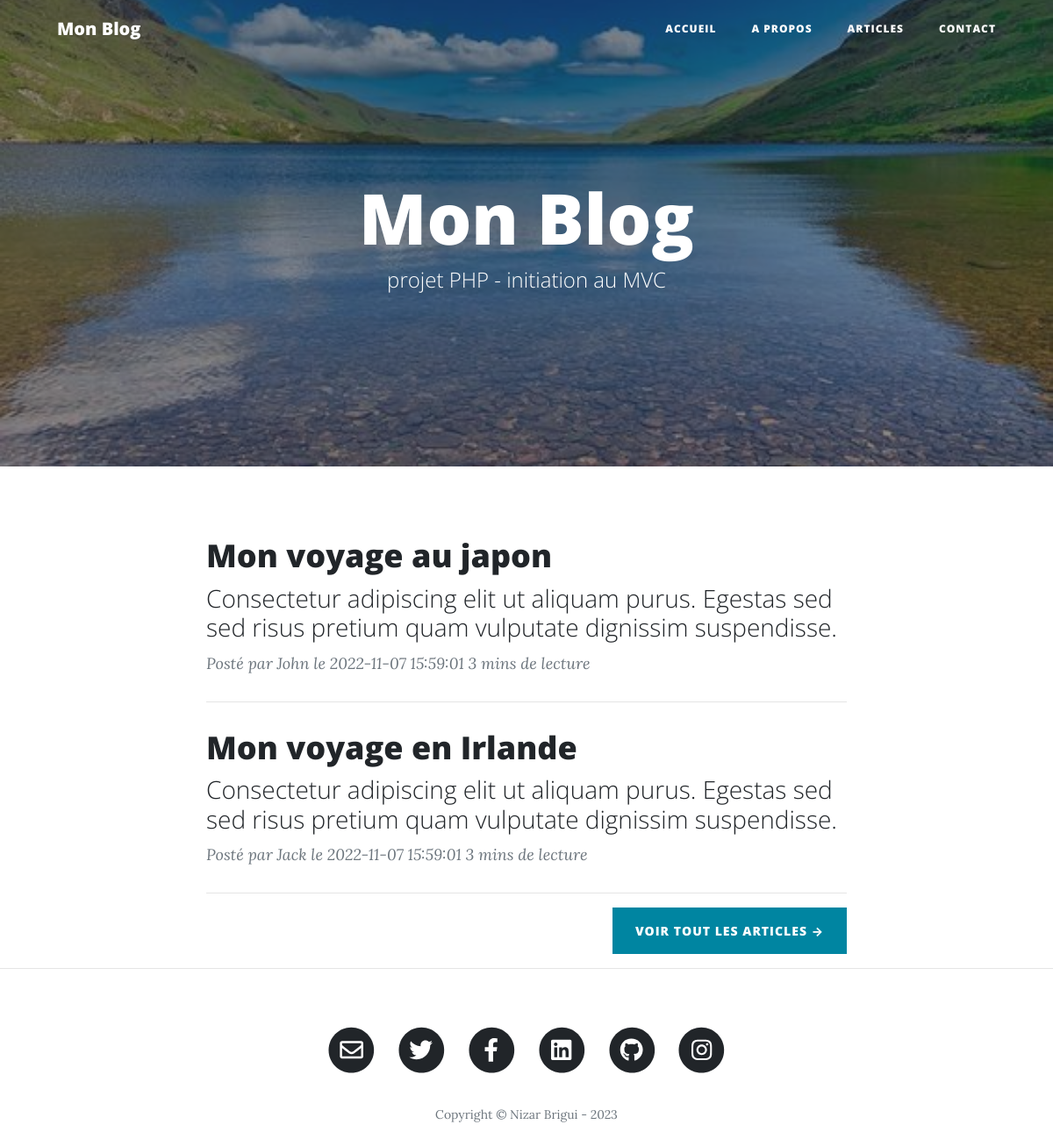
Before: / with the older database file.
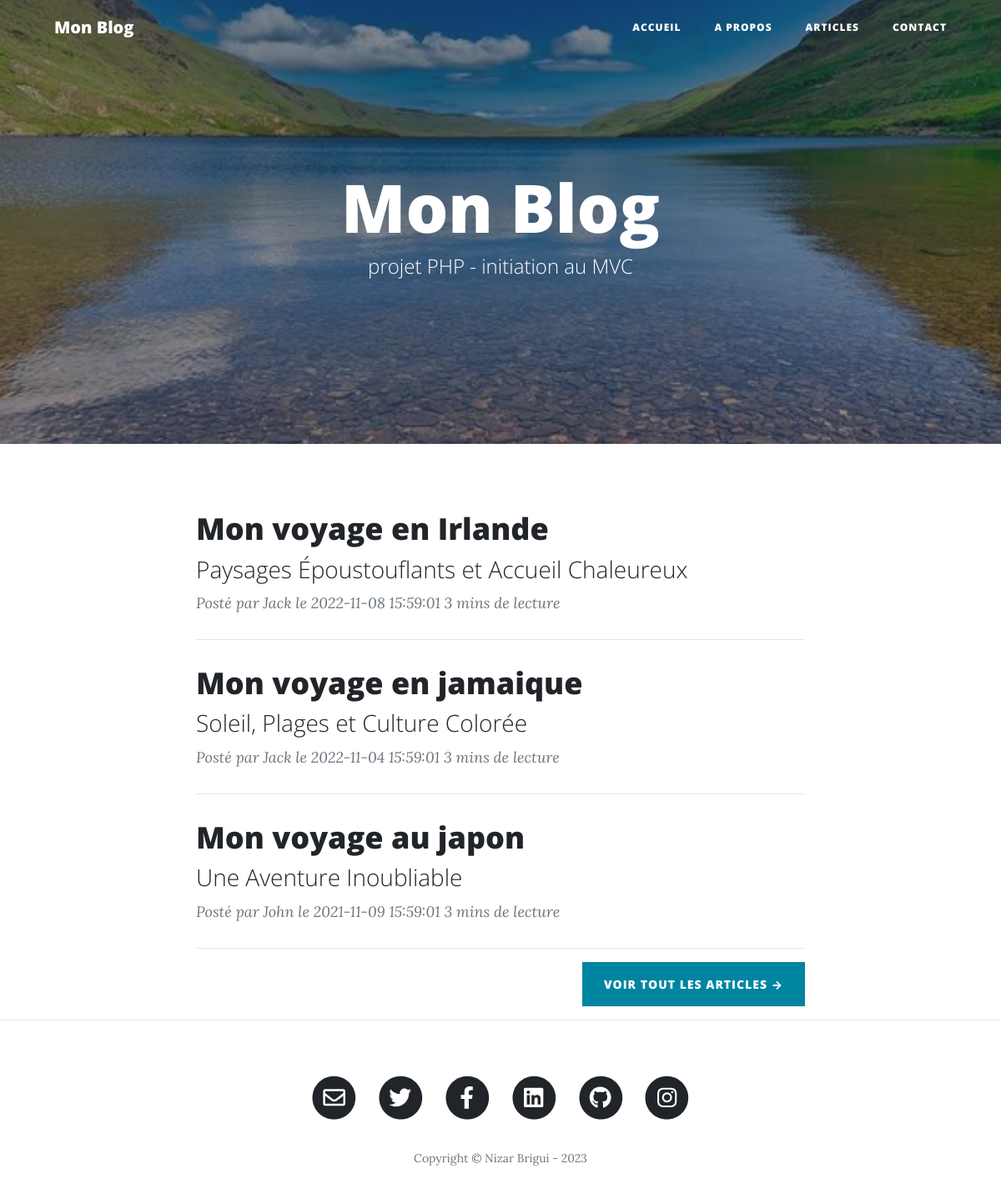
After: the same page with the newer database file.
### tables this page shows
CREATE TABLE `articles` (
  `id` int NOT NULL,
  `title` varchar(255) NOT NULL,
  `slug` varchar(255) NOT NULL,
  `description` text NOT NULL,
  `content` text NOT NULL,
  `shortDescription` text NOT NULL,
  `createdAt` datetime NOT NULL,
  `updatedAt` datetime NOT NULL,
  `author` int NOT NULL
);

CREATE TABLE `users` (
  `id` int NOT NULL,
  `email` varchar(255) NOT NULL,
  `password` text NOT NULL,
  `firstname` varchar(255) DEFAULT NULL,
  `lastname` varchar(255) DEFAULT NULL,
  `createdAt` datetime NOT NULL DEFAULT CURRENT_TIMESTAMP,
  `updatedAt` datetime NOT NULL DEFAULT CURRENT_TIMESTAMP
);

### src/Core/Container.php (called while the page is built, shortened)
<?php
class Container
{
    protected array $services;
    static public function boot(): Container
    {
        $container = new Container();
        return $container
            ->add('ROOT_DIR', __DIR__ . '/../..')
            ->add('TEMPLATE_DIR', "{$container->get('ROOT_DIR')}/templates")
            ->add(View::class, new View($container->get('TEMPLATE_DIR')))
            ->add(Configuration::class, new Configuration($container->get('ROOT_DIR')))
            ->add(PDO::class, new PDO(
                "mysql:host={$container->get(Configuration::class)->get('DATABASE_HOST')};
                    port={$container->get(Configuration::class)->get('DATABASE_PORT')};
                    dbname={$container->get(Configuration::class)->get('DATABASE_NAME')}",
                $container->get(Configuration::class)->get('DATABASE_USER'),
                $container->get(Configuration::class)->get('DATABASE_PASSWORD'),
            ))
            ->add(UserTable::class, new UserTable($container->get(PDO::class)))
            ->add(ArticleTable::class, new ArticleTable($container->get(PDO::class)))
            ->add(HelloController::class, new HelloController($container))
            ->add(HomeController::class, new HomeController($container))
            ->add(ArticlesController::class, new ArticlesController($container))
            ->add(LoginController::class, new LoginController($container))
            ->add(SubscriptionController::class, new SubscriptionController($container))
            ->add(Router::class, new Router([
                $container->get(HelloController::class),
                $container->get(HomeController::class),
                $container->get(ArticlesController::class),
                $container->get(LoginController::class),
                $container->get(SubscriptionController::class),
            ]));
    }
    public function __construct()
    {
        $this->services = [];
    }
    public function has(string $name): bool
    {
        return isset($this->services[$name]);
    }
    public function add(string $name, $service): self
    {
        $this->services[$name] = $service;
        return $this;
    }
    public function get(string $name): mixed
    {
        return $this->services[$name];
    }
}

### src/Core/Router.php (called while the page is built, shortened)
<?php
class Router
{
    protected array $controllers;
    public function __construct(array $controllers)
    {
        $this->controllers = $controllers;
    }
    public function start(string $method, string $uri, mixed $queryString): string
    {
        foreach ($this->controllers as $controller) {
            if ($controller->supports($method, $uri)) {
                return $controller->run($uri = null, $queryString = null);
            }
        }
        throw new Exception("Oops, il n'y a pas de controller qui semble fonctionner pour l'uri $uri :/");
    }
}

### src/Controller/HelloController.php (called while the page is built, shortened)
<?php
class HelloController extends BaseController
{
    public function supports(string $method, string $uri): bool
    {
        return $uri === '/hello';
    }
}

### src/Controller/HomeController.php (called while the page is built, shortened)
<?php
class HomeController extends BaseController
{
    public function run(): string
    {
        $articles = $this->container->get(ArticleTable::class)->findLastTen();
        return $this->container->get(View::class)->render('home', [
            'articles' => $articles,
            'pageTitle' => 'Bienvenue sur mon blog',
            'pageBackground' => '/assets/img/bg-index.jpg'
        ]);
    }
    public function supports(string $method, string $uri): bool
    {
        return $uri === '/';
    }
}

### src/Core/BaseController.php (called while the page is built, shortened)
<?php
abstract class BaseController
{
    public function __construct(Container $container)
    {
        $this->container = $container;
    }
}

### src/Core/BaseTable.php (called while the page is built, shortened)
<?php
class BaseTable
{
    public function __construct(PDO $pdo)
    {
        $this->pdo = $pdo;
    }
}

### src/Table/ArticleTable.php (called while the page is built, shortened)
<?php
class ArticleTable extends BaseTable
{
    public function findLastTen(): array
    {
        $request = $this->pdo->prepare("SELECT  articles.*,users.firstname,users.lastname FROM articles
        LEFT JOIN users ON users.id = articles.author
         ORDER BY articles.createdAt DESC LIMIT 10");
        $request->execute();
        $articles = $request->fetchAll(PDO::FETCH_CLASS, Article::class);
        return $articles;
    }
}

### src/Core/View.php (called while the page is built, shortened)
<?php
class View
{
    protected string $templateDir;
    public function __construct(string $templateDir)
    {
        $this->templateDir = $templateDir;
    }
    public function render(string $template, array $variables = []): string
    {
        extract($variables);
        $filename = "{$this->templateDir}/$template.php";
        $socialMedia = [
            'email' => $_ENV['SITE_EMAIL'],
            'twitter' => $_ENV['SITE_USERNAME_TWITTER'],
            'facebook' => $_ENV['SITE_USERNAME_FACEBOOK'],
            'linkedin' => $_ENV['SITE_USERNAME_LINKEDIN'],
            'github' => $_ENV['SITE_USERNAME_GITHUB'],
            'instagram' => $_ENV['SITE_USERNAME_INSTAGRAM'],
        ];
        $siteTitle = $_ENV['SITE_TITLE'];
        $siteDescription = $_ENV['SITE_DESCRIPTION'];
        require_once  "{$this->templateDir}/layout/_includes/head.tpl.php";
        require_once  "{$this->templateDir}/layout/_includes/navbar.tpl.php";
        require_once  $filename;
        require_once  "{$this->templateDir}/layout/_includes/footer.tpl.php";
        return ob_get_clean();
    }
}

### templates/home.php (the view)
<? if (isset($pageBackground)) : ?>
    <header class="masthead" style="background-image: url(<?= $pageBackground ?>)">
    <? else : ?>
        <header class="masthead">
        <? endif ?>
        <div class="overlay"></div>
        <div class="container">
            <div class="row">
                <div class="col-lg-8 col-md-10 mx-auto">
                    <div class="page-heading">
                        <h1><?= $siteTitle ?></h1>
                        <? if ($siteDescription) : ?>
                            <span class="subheading"><?= $siteDescription ?></span>
                        <? endif ?>
                    </div>
                </div>
            </div>
        </div>
        </header>
        <div class="container">
            <div class="row">
                <div class="col-lg-8 col-md-10 mx-auto">
                    <? foreach ($articles as $article) : ?>
                        <article class="post-preview">
                            <a href="/articles?slug=<?= $article->slug ?>">
                                <h2 class="post-title"><?= $article->title ?></h2>
                                <? if (isset($article->shortDescription)) : ?>
                                    <h3 class="post-subtitle"><?= $article->shortDescription ?></h3>
                                <? else : ?>
                                    <h3 class="post-subtitle"><?= substr($article->description, 0, 100) . ' ...' ?></h3>
                                <? endif ?>
                            </a>
                            <p class="post-meta">Posté par
                                <? if (isset($article->author)) : ?>
                                    <?= $article->firstname ?>
                                <? else : ?>
                                    anonyme
                                <? endif ?>
                                le
                                <?= $article->createdAt ?>
                                <? include __DIR__ . '/layout/_includes/read_time.tpl.php' ?>
                            </p>
                        </article>
                        <hr>
                    <? endforeach  ?>
                    <div class="clearfix">
                        <a class="btn btn-primary float-right" href="/articles">Voir tout les articles &rarr;</a>
                    </div>
                </div>
            </div>
        </div>

### public/index.php (shortened to what this page needs)
<?php
echo Container::boot()
    ->get(Router::class)
    ->start($_SERVER['REQUEST_METHOD'], isset($_SERVER['PATH_INFO']) ? $_SERVER['PATH_INFO'] : '/', isset($_SERVER['QUERY_STRING']) ? $_SERVER['QUERY_STRING'] : null);

### templates/layout/_includes/head.tpl.php (shortened to what this page needs)
<head>
  <link rel="stylesheet" href="/assets/css/style.css" />
</head>

### templates/layout/_includes/navbar.tpl.php (shortened to what this page needs)
<nav class="navbar navbar-expand-lg navbar-light fixed-top" id="mainNav">
  <div class="container">
    <a class="navbar-brand" href="/"><?= $siteTitle ?></a>
    <div class="collapse navbar-collapse" id="navbarResponsive">
      <ul class="navbar-nav ml-auto">
        <li class="nav-item">
          <a class="nav-link" href="/">Accueil</a>
        </li>
        <li class="nav-item">
          <a class="nav-link" href="/about">A propos</a>
        </li>
        <li class="nav-item">
          <a class="nav-link" href="/articles">Articles</a>
        </li>
        <li class="nav-item">
          <a class="nav-link" href="/contact">Contact</a>
        </li>
      </ul>
    </div>
  </div>
</nav>

### templates/layout/_includes/read_time.tpl.php
<span class="reading-time" title="Estimated read time">
  <? $words = count(str_word_count($article->content, 1, 'àáãç3')); ?>
  <? if ($words < 270) : ?>1 min<? else : $words = $words / 135 ?>
  <?= round($words) ?> mins
<? endif ?> de lecture </span>

### templates/layout/_includes/footer.tpl.php
<hr>
<footer>
  <div class="container">
    <div class="row">
      <div class="col-lg-8 col-md-10 mx-auto">
        <ul class="list-inline text-center">
          <? if ($socialMedia['email']) : ?>
            <li class="list-inline-item">
              <a href="mailto: <?= ($socialMedia['email']) ?>">
                <span class="fa-stack fa-lg">
                  <i class="fas fa-circle fa-stack-2x"></i>
                  <i class="far fa-envelope fa-stack-1x fa-inverse"></i>
                </span>
              </a>
            </li>
          <? endif ?>
          <? if ($socialMedia['twitter']) : ?>
            <li class="list-inline-item">
              <a href="https://twitter.com/<?= ($socialMedia['twitter']) ?>">
                <span class="fa-stack fa-lg">
                  <i class="fas fa-circle fa-stack-2x"></i>
                  <i class="fab fa-twitter fa-stack-1x fa-inverse"></i>
                </span>
              </a>
            </li>
          <? endif ?>
          <? if ($socialMedia['facebook']) : ?>
            <li class="list-inline-item">
              <a href="https://www.facebook.com/<?= ($socialMedia['facebook']) ?>">
                <span class="fa-stack fa-lg">
                  <i class="fas fa-circle fa-stack-2x"></i>
                  <i class="fab fa-facebook-f fa-stack-1x fa-inverse"></i>
                </span>
              </a>
            </li>
          <? endif ?>
          <? if ($socialMedia['linkedin']) : ?>
            <li class="list-inline-item">
              <a href="https://www.linkedin.com/in/<?= ($socialMedia['linkedin']) ?>">
                <span class="fa-stack fa-lg">
                  <i class="fas fa-circle fa-stack-2x"></i>
                  <i class="fab fa-linkedin fa-stack-1x fa-inverse"></i>
                </span>
              </a>
            </li>
          <? endif ?>
          <? if ($socialMedia['github']) : ?>
            <li class="list-inline-item">
              <a href="https://github.com/<?= ($socialMedia['github']) ?>">
                <span class="fa-stack fa-lg">
                  <i class="fas fa-circle fa-stack-2x"></i>
                  <i class="fab fa-github fa-stack-1x fa-inverse"></i>
                </span>
              </a>
            </li>
          <? endif ?>
          <? if ($socialMedia['instagram']) : ?>
            <li class="list-inline-item">
              <a href="https://instagram.com/<?= ($socialMedia['instagram']) ?>">
                <span class="fa-stack fa-lg">
                  <i class="fas fa-circle fa-stack-2x"></i>
                  <i class="fab fa-instagram fa-stack-1x fa-inverse"></i>
                </span>
              </a>
            </li>
          <? endif ?>
        </ul>
        <p class="copyright text-muted">Copyright &copy; Nizar Brigui - 2023</p>
      </div>
    </div>
  </div>
</footer>

Changed rows visible on the page:
changed articles "Mon voyage en Irlande": shortDescription "Consectetur adipiscing elit ut aliquam purus. Egestas sed sed risus pretium quam vulputate dignissim suspendisse." → "Paysages Époustouflants et Accueil Chaleureux"; createdAt "2022-11-07 15:59:01" → "2022-11-08 15:59:01"; moves up the list
added articles: title "Mon voyage en jamaique", shortDescription "Soleil, Plages et Culture Colorée", author.firstname "Jack", createdAt "2022-11-04 15:59:01"
changed articles "Mon voyage au japon": shortDescription "Consectetur adipiscing elit ut aliquam purus. Egestas sed sed risus pretium quam vulputate dignissim suspendisse." → "Une Aventure Inoubliable"; createdAt "2022-11-07 15:59:01" → "2021-11-09 15:59:01"
